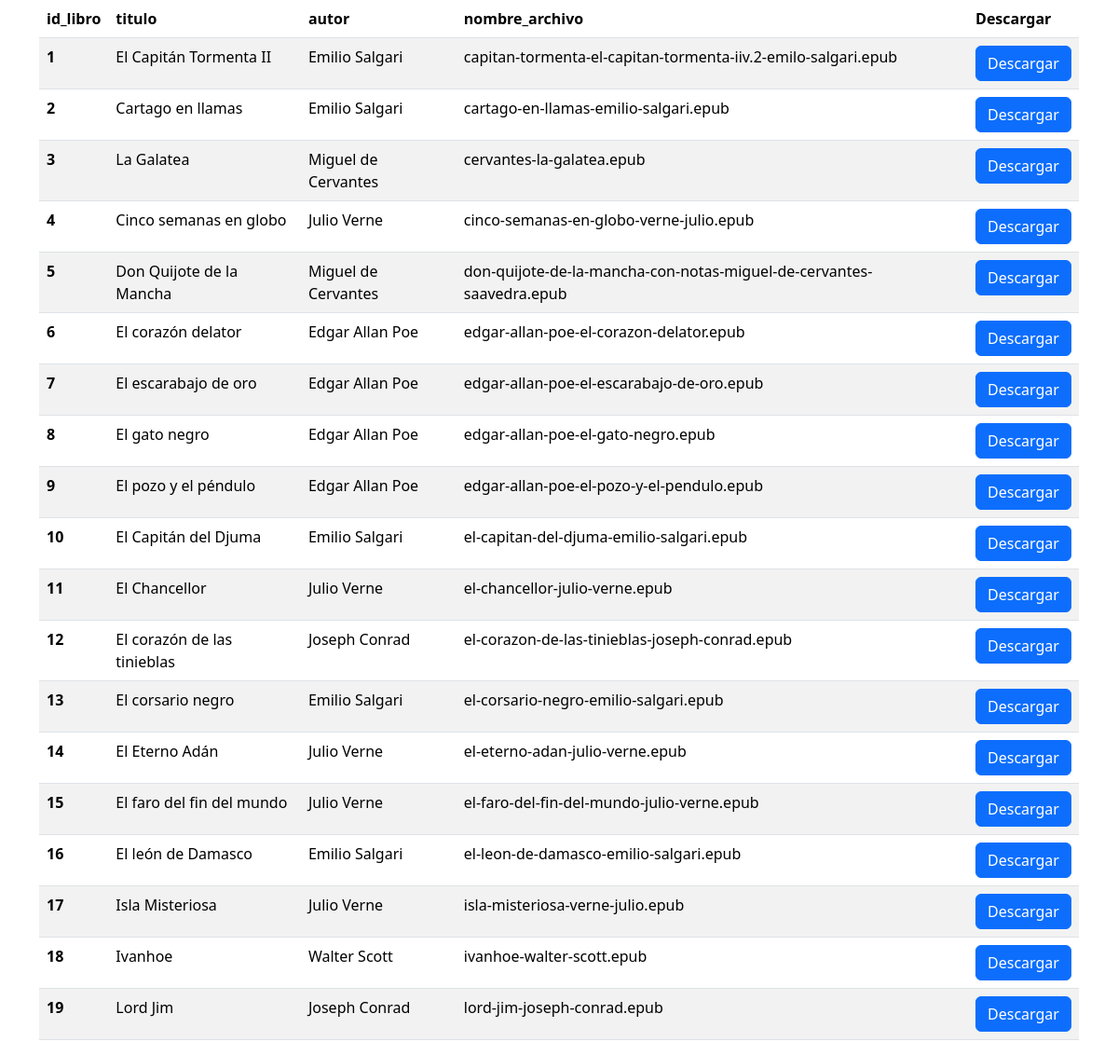
The page / on the database its author committed.
### tables this page shows
CREATE TABLE `libros` (
  `id_libro` int NOT NULL,
  `titulo` varchar(80) NOT NULL,
  `autor` varchar(80) NOT NULL,
  `nombre_archivo` varchar(80) NOT NULL
);

### src/index.php (the view, shortened to what this page needs)
<?php
require_once("conexion.inc.php");
$conexion = new mysqli($servidor, $usuario, $passwd, $basedatos);
$resultado = $conexion ->query ("SELECT * FROM libros");
?>
<!doctype html>
<html lang="en">
<head>
    <link href="https://cdn.jsdelivr.net/npm/bootstrap@5.3.2/dist/css/bootstrap.min.css" rel="stylesheet" />
</head>
<body>
    <main class="container">
        <div class="row">
            <div class="col">
                <table class="table table-striped">
                    <thead>
                        <tr>
                            <th scope="row">id_libro</th>
                            <th scope="row">titulo</th>
                            <th scope="row">autor</th>
                            <th scope="row">nombre_archivo</th>
                            <th scope="row">Descargar</th>
                        </tr>
                    </thead>
                    <tbody>
                        <?php
                        while ($fila = $resultado->fetch_array()) {
                            echo '<tr>';
                            echo '<th scope="col">' . $fila['id_libro'] . '</th>';
                            echo '<td>' . $fila['titulo'] . '</td>';
                            echo '<td>' . $fila['autor'] . '</td>';
                            echo '<td>' . $fila['nombre_archivo'] . '</td>';
                            echo '<td><a  class="btn btn-primary" role="button" href="libros/' . $fila['nombre_archivo'] . '" >Descargar</a></td>';
                            echo '</tr>';
                        };
                        ?>
                    </tbody>
                </table>
            </div>
        </div>
    </main>
</body>
</html>

### rows shown on the page
libros: id_libro "1", titulo "El Capitán Tormenta II", autor "Emilio Salgari", nombre_archivo "capitan-tormenta-el-capitan-tormenta-iiv.2-emilo-salgari.epub"
libros: id_libro "2", titulo "Cartago en llamas", autor "Emilio Salgari", nombre_archivo "cartago-en-llamas-emilio-salgari.epub"
libros: id_libro "3", titulo "La Galatea", autor "Miguel de Cervantes", nombre_archivo "cervantes-la-galatea.epub"
libros: id_libro "4", titulo "Cinco semanas en globo", autor "Julio Verne", nombre_archivo "cinco-semanas-en-globo-verne-julio.epub"
libros: id_libro "5", titulo "Don Quijote de la Mancha", autor "Miguel de Cervantes", nombre_archivo "don-quijote-de-la-mancha-con-notas-miguel-de-cervantes-saavedra.epub"
libros: id_libro "6", titulo "El corazón delator", autor "Edgar Allan Poe", nombre_archivo "edgar-allan-poe-el-corazon-delator.epub"
libros: id_libro "7", titulo "El escarabajo de oro", autor "Edgar Allan Poe", nombre_archivo "edgar-allan-poe-el-escarabajo-de-oro.epub"
libros: id_libro "8", titulo "El gato negro", autor "Edgar Allan Poe", nombre_archivo "edgar-allan-poe-el-gato-negro.epub"
libros: id_libro "9", titulo "El pozo y el péndulo", autor "Edgar Allan Poe", nombre_archivo "edgar-allan-poe-el-pozo-y-el-pendulo.epub"
libros: id_libro "10", titulo "El Capitán del Djuma", autor "Emilio Salgari", nombre_archivo "el-capitan-del-djuma-emilio-salgari.epub"
libros: id_libro "11", titulo "El Chancellor", autor "Julio Verne", nombre_archivo "el-chancellor-julio-verne.epub"
libros: id_libro "12", titulo "El corazón de las tinieblas", autor "Joseph Conrad", nombre_archivo "el-corazon-de-las-tinieblas-joseph-conrad.epub"
libros: id_libro "13", titulo "El corsario negro", autor "Emilio Salgari", nombre_archivo "el-corsario-negro-emilio-salgari.epub"
libros: id_libro "14", titulo "El Eterno Adán", autor "Julio Verne", nombre_archivo "el-eterno-adan-julio-verne.epub"
libros: id_libro "15", titulo "El faro del fin del mundo", autor "Julio Verne", nombre_archivo "el-faro-del-fin-del-mundo-julio-verne.epub"
libros: id_libro "16", titulo "El león de Damasco", autor "Emilio Salgari", nombre_archivo "el-leon-de-damasco-emilio-salgari.epub"
libros: id_libro "17", titulo "Isla Misteriosa", autor "Julio Verne", nombre_archivo "isla-misteriosa-verne-julio.epub"
libros: id_libro "18", titulo "Ivanhoe", autor "Walter Scott", nombre_archivo "ivanhoe-walter-scott.epub"
libros: id_libro "19", titulo "Lord Jim", autor "Joseph Conrad", nombre_archivo "lord-jim-joseph-conrad.epub"
